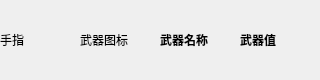
<?xml version="1.0" encoding="UTF-8"?>
<ui version="4.0">
 <class>ArmListItem</class>
 <widget class="QWidget" name="ArmListItem">
  <property name="geometry">
   <rect>
    <x>0</x>
    <y>0</y>
    <width>320</width>
    <height>80</height>
   </rect>
  </property>
  <property name="minimumSize">
   <size>
    <width>320</width>
    <height>80</height>
   </size>
  </property>
  <property name="maximumSize">
   <size>
    <width>320</width>
    <height>80</height>
   </size>
  </property>
  <property name="windowTitle">
   <string>Form</string>
  </property>
  <property name="styleSheet">
   <string notr="true"/>
  </property>
  <widget class="QLabel" name="lb_armListItem">
   <property name="geometry">
    <rect>
     <x>0</x>
     <y>0</y>
     <width>320</width>
     <height>80</height>
    </rect>
   </property>
   <property name="minimumSize">
    <size>
     <width>320</width>
     <height>80</height>
    </size>
   </property>
   <property name="maximumSize">
    <size>
     <width>320</width>
     <height>80</height>
    </size>
   </property>
   <property name="styleSheet">
    <string notr="true"/>
   </property>
   <property name="text">
    <string/>
   </property>
  </widget>
  <widget class="QLabel" name="lb_armFinger">
   <property name="geometry">
    <rect>
     <x>0</x>
     <y>0</y>
     <width>80</width>
     <height>80</height>
    </rect>
   </property>
   <property name="styleSheet">
    <string notr="true"/>
   </property>
   <property name="text">
    <string>手指</string>
   </property>
  </widget>
  <widget class="QLabel" name="lb_armIcon">
   <property name="geometry">
    <rect>
     <x>80</x>
     <y>0</y>
     <width>80</width>
     <height>80</height>
    </rect>
   </property>
   <property name="styleSheet">
    <string notr="true"/>
   </property>
   <property name="text">
    <string>武器图标</string>
   </property>
  </widget>
  <widget class="QLabel" name="lb_armName">
   <property name="geometry">
    <rect>
     <x>160</x>
     <y>0</y>
     <width>80</width>
     <height>80</height>
    </rect>
   </property>
   <property name="font">
    <font>
     <weight>75</weight>
     <bold>true</bold>
    </font>
   </property>
   <property name="styleSheet">
    <string notr="true"/>
   </property>
   <property name="text">
    <string>武器名称</string>
   </property>
  </widget>
  <widget class="QLabel" name="lb_armValue">
   <property name="geometry">
    <rect>
     <x>240</x>
     <y>0</y>
     <width>80</width>
     <height>80</height>
    </rect>
   </property>
   <property name="font">
    <font>
     <weight>75</weight>
     <bold>true</bold>
    </font>
   </property>
   <property name="styleSheet">
    <string notr="true"/>
   </property>
   <property name="text">
    <string>武器值</string>
   </property>
  </widget>
  <zorder>lb_armFinger</zorder>
  <zorder>lb_armIcon</zorder>
  <zorder>lb_armName</zorder>
  <zorder>lb_armValue</zorder>
  <zorder>lb_armListItem</zorder>
 </widget>
 <resources/>
 <connections/>
</ui>
